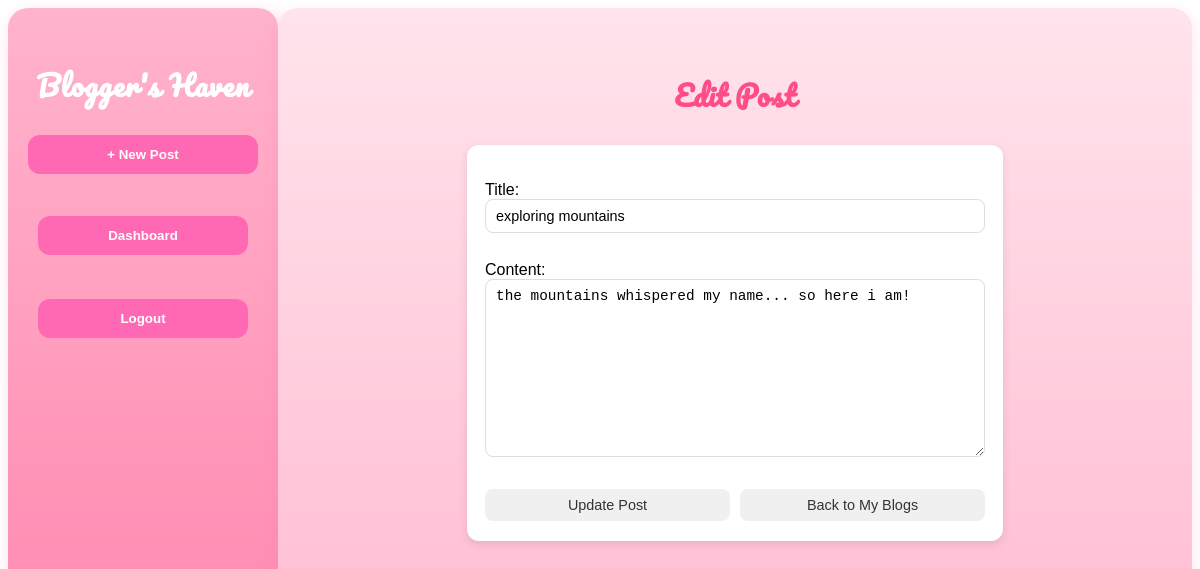
/edit_post/17/ (signed in), run on the app's committed database.
### home/models.py (models this page shows, shortened)
class Article(models.Model):
    title = models.CharField(max_length=255)
    content = models.TextField()
    image = models.ImageField(upload_to='post_images/', blank=True, null=True)
    author = models.ForeignKey(User, on_delete=models.CASCADE, related_name="articles")
    category = models.ForeignKey(Category, on_delete=models.SET_NULL, null=True, related_name="cat_articles")
    created_at = models.DateTimeField(auto_now_add=True)
    updated_at = models.DateTimeField(auto_now=True)
    is_trending = models.BooleanField(default=False)

### home/views.py (the view)
# urls.py: path('edit_post/<int:post_id>/', views.edit_post, name='edit_post'),
@login_required
def edit_post(request, post_id):
    post = get_object_or_404(Article, id=post_id, author=request.user)
    if request.method == "POST":
        form = ArticleForm(request.POST, request.FILES, instance = post)
        if form.is_valid():
            form.save()
            messages.success(request, "post updated successfully !")
            return redirect('my_blogs')
    else:
        form = ArticleForm(instance=post)
    return render(request, 'edit_post.html', {'form':form, 'post':post})

### home/forms.py
class ArticleForm(forms.ModelForm):
    class Meta:
        model = Article
        fields = ['title', 'content']

### home/templates/edit_post.html (shortened to what this page needs)
{% extends 'base.html' %}
{% block content %}
<h2 class="section-title">Edit Post</h2>
<div class="form-container">
    <form method="POST" enctype="multipart/form-data" class="edit-post-form">
        {{ form.as_p }}
        <div class="form-buttons">
            <button type="submit" class="action-btn">Update Post</button>
            <a href="{% url 'my_blogs' %}" class="action-btn">Back to My Blogs</a>
        </div>
    </form>
</div>
{% endblock %}

### home/static/css/dashstyle.css (style rules this page uses)
.dash-content h2 { color: #ff4d88; margin-bottom: 25px; font-size: 28px; letter-spacing: 0.5px; font-family: 'Pacifico', cursive; }
.section-title { font-size: 28px; color: #e75480; margin-bottom: 25px; font-weight: 600; }
.action-btn { background: #f0f0f0; border: none; padding: 5px 10px; border-radius: 8px; cursor: pointer; font-size: 0.82rem; transition: 0.2s; text-decoration: none; color: #333; }
.form-container { max-width: 500px; margin: 20px auto; padding: 20px 18px; background: #fff; border-radius: 12px; box-shadow: 0 3px 10px rgba(0,0,0,0.1); font-family: Arial, sans-serif; }
.section-title { text-align: center; color: #e75480; font-family: 'Pacifico', cursive; margin-bottom: 20px; }
.edit-post-form input[type="text"], .edit-post-form textarea, .edit-post-form select, .edit-post-form input[type="file"] { width: 100%; padding: 8px 10px; margin-bottom: 12px; border: 1px solid #ddd; border-radius: 8px; font-size: 0.9rem; box-sizing: border-box; }
.form-buttons { display: flex; justify-content: space-between; gap: 10px; margin-top: 10px; }
.action-btn { flex: 1; text-align: center; padding: 8px 0; background: #f0f0f0; border-radius: 8px; font-size: 0.9rem; text-decoration: none; color: #333; border: none; cursor: pointer; transition: 0.2s; }

### data on the page
Article: title "exploring mountains", content "the mountains whispered my name... so here i am!"
